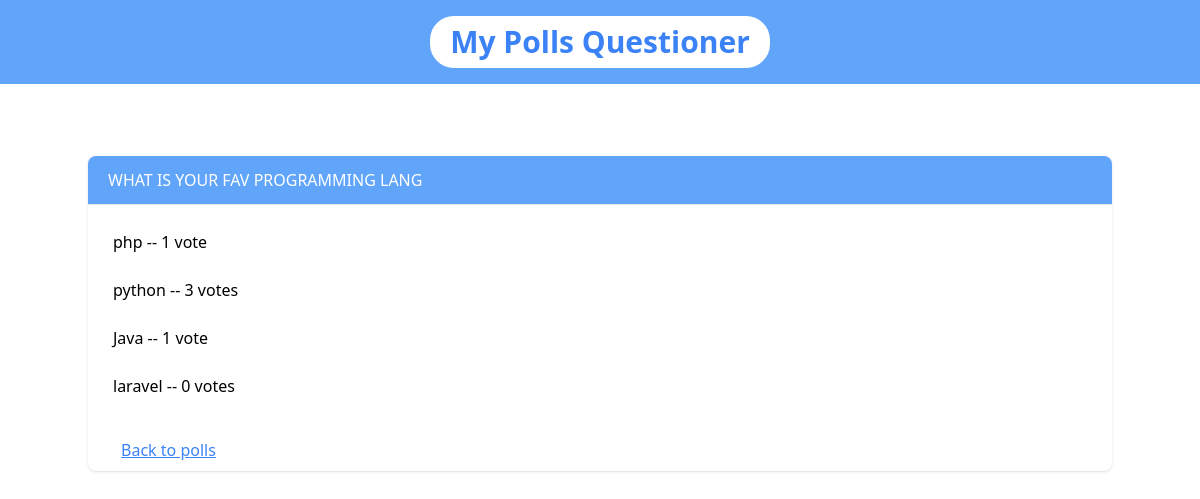
Page /5/results/ on the earlier database version.
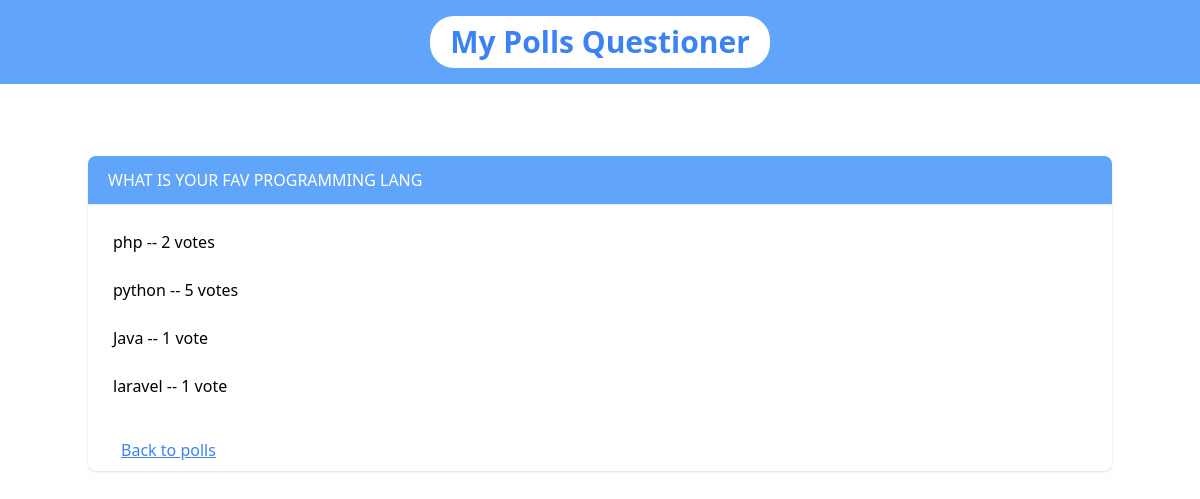
Same page on the later database version.
### polls/models.py (models this page shows, shortened)
class Question(models.Model):
    question_text = models.CharField(max_length=200)
    pub_date = models.DateTimeField('date published', auto_now_add=True)

class Choice(models.Model):
    question = models.ForeignKey(Question, on_delete=models.CASCADE)
    choice_text = models.CharField(max_length=200)
    votes = models.IntegerField(default=0)

### polls/views.py (the view)
# urls.py: path('<int:question_id>/results/', views.results, name='results'),
def results(request, question_id):
    question = get_object_or_404(Question, pk=question_id)
    return render(request, 'polls/results.html', {'question': question})

### templates/polls/results.html (shortened to what this page needs)
<!doctype html>
<html>
<head>
  <script src="https://cdn.tailwindcss.com"></script>
</head>
<body>
    <div class="bg-blue-400 flex items-center justify-center py-4">
        <h1 class=" text-3xl font-bold text-blue-500 bg-white px-5 py-2 rounded-3xl" >My Polls Questioner</h1>
    </div>
    <div class="container mx-auto mx-w-5xl py-6">
        <div class="py-8">
            <div class="px-4 py-4 -mx-4 overflow-x-auto sm:-mx-8 sm:px-8">
                <div class="inline-block min-w-full overflow-hidden rounded-lg shadow">
                    <table class="leading-normal min-w-full divide-y divide-gray-200 dark:divide-neutral-700">
                        <thead>
                            <th scope="col" class="px-5 py-3 text-md font-medium text-left text-white uppercase bg-blue-400 border-b border-gray-200">
                                {{ question.question_text }}
                            </th>
                        </thead>
                        <tbody>
                            <tr>
                                <td>
                                    <div class="p-4">
                                    {% for choice in question.choice_set.all %}
                                    <ul class="p-2 mb-2">
    <li>
        {{ choice.choice_text }} -- {{ choice.votes }} vote{{ choice.votes|pluralize }}
    </li>
    </ul>
{% endfor %}
</div>
                                   <div class="p-4 py-2">
                                       <a class="p-2 px-4 text-blue-500 underline" href="{% url 'polls:index' %}"> Back to polls</a>
                                   </div>
                                </td>
                        </tr>
                        </tbody>
                    </table>
                </div>
            </div>
        </div>
    </div>
</body>
</html>

Differences in the rows shown:
changed Choice "php": votes "1" → "2"
changed Choice "python": votes "3" → "5"
changed Choice "laravel": votes "0" → "1"
